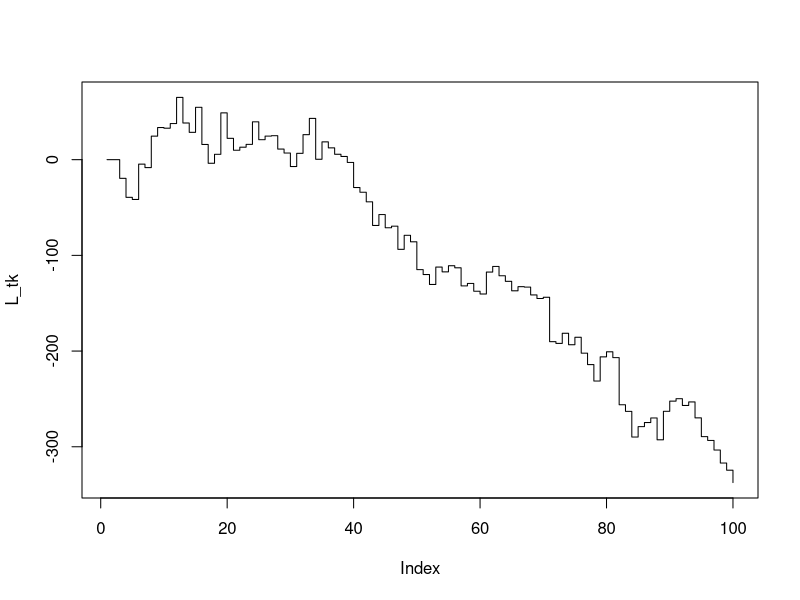

The R source for this figure:
#i.
a = 2 #alpha>0
b = 5 #beta>0 
s = 4 #sigma>0
dt = 0.5
t = seq(0,20,dt) 

#ii.
delta = b*dt #shape parameter
n = 100
G = rgamma(n,delta)

#iii.
Z = rnorm(n,0,s^2)

#iv.
dL = Z*sqrt(G/a)

#v.
k = seq(1,n-1)
L_tk = rep(0,n-1)
for (i in 2:length(k)){
  L_tk[i+1] = sum(dL[1:i])
}
plot(L_tk, type = "s")
